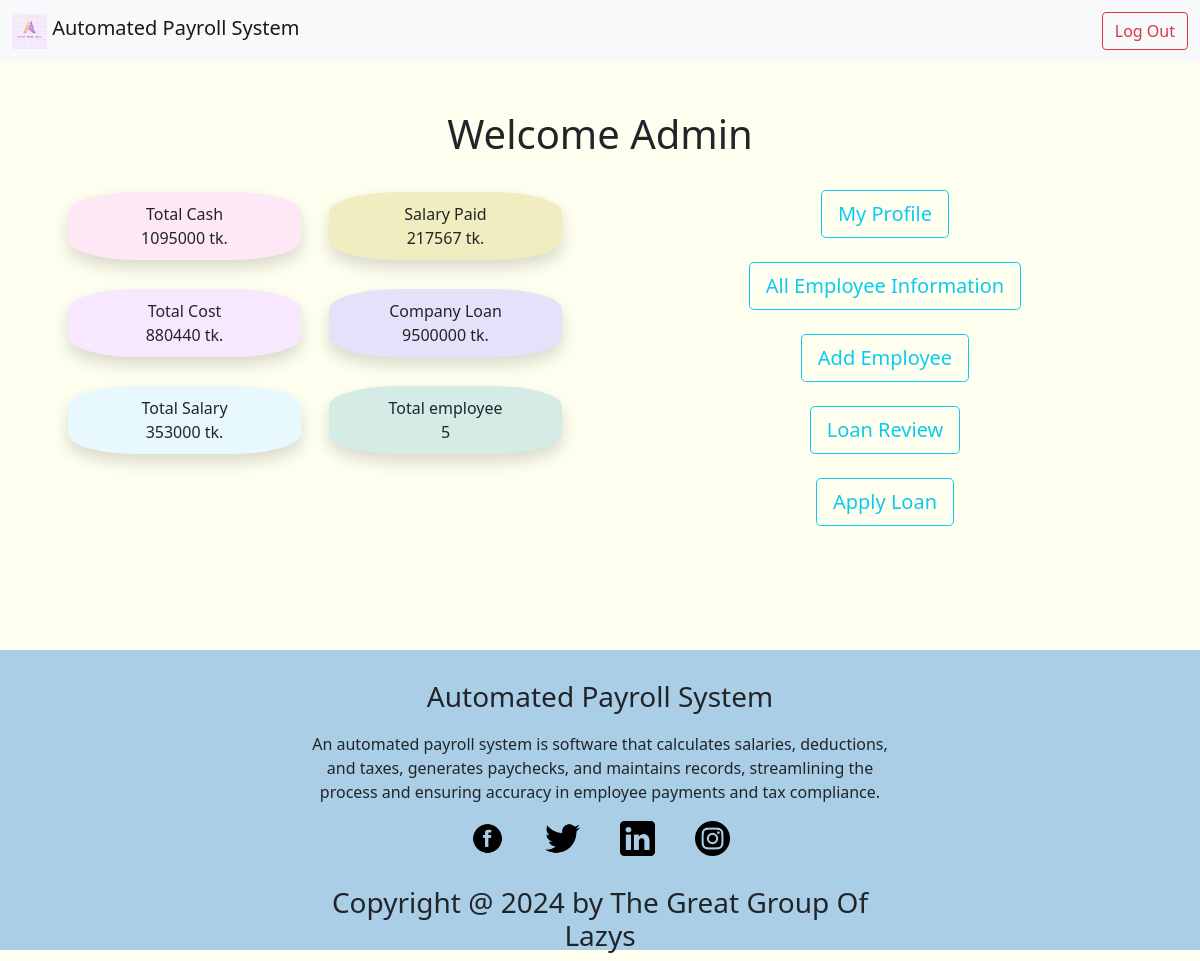
The page /welcome_admin.php (signed in) on the database as committed earlier.
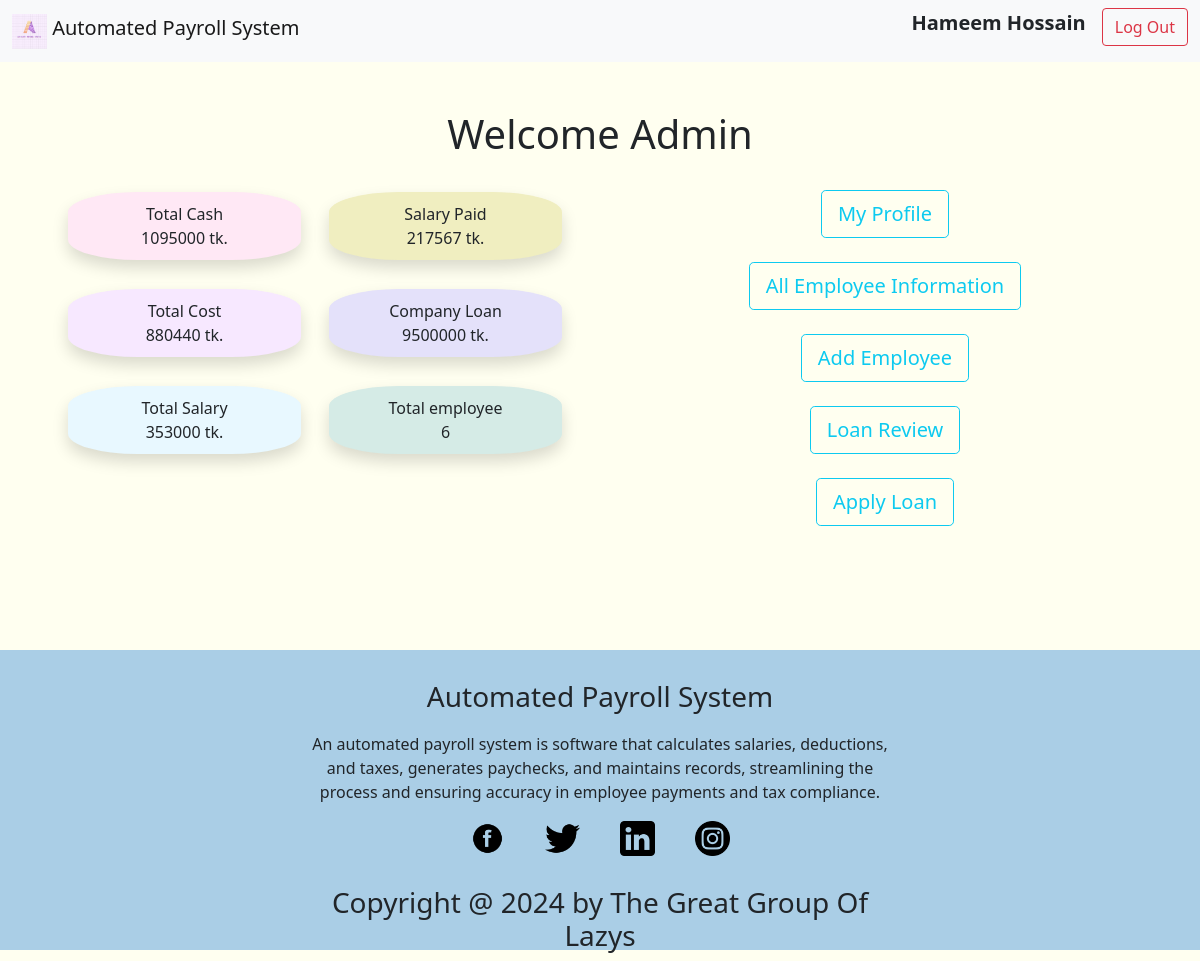
The same page on the database as committed later.
### tables this page shows
CREATE TABLE `emp_info` (
  `emp_id` int(11) NOT NULL,
  `email` varchar(255) NOT NULL,
  `password` varchar(12) NOT NULL,
  `name` varchar(255) NOT NULL,
  `designation` varchar(255) NOT NULL,
  `joining_date` date DEFAULT NULL,
  `address` varchar(255) NOT NULL,
  `mobile` varchar(15) NOT NULL
);

### welcome_admin.php (the view, shortened to what the changed rows need)
<?php
  if (isset($_SESSION['user'])) {
      $user = $_SESSION['user'];
  } else {
      header("Location: login.php");
      exit();
  }
  require_once "config.php";
  $eId=$user['emp_id'];
  $sql = "SELECT * FROM `emp_info` WHERE emp_id='$eId' ";
    $result = $conn->query($sql);
    $row = $result->fetch_assoc() ;
?>
<!DOCTYPE html>
<html lang="en">
<head>
  <link href="https://cdn.jsdelivr.net/npm/bootstrap@5.0.2/dist/css/bootstrap.min.css" rel="stylesheet">
  <link rel="stylesheet" href="./css/navbar_footer_style.css">
</head>
<body style="background-color:#ffed;">
<nav class="navbar navbar-light bg-light">
  <div class="container-fluid">
    <div class="d-flex">
      <?php
        echo '<p class="fw-bold fs-5 me-3">' . $row['name'] . '</p>';
      ?>
      <a href="logout.php" class="text-decoration-none" onclick="return confirm('Are you sure you want to log out?')"> <button class="btn btn-outline-danger" type="button">Log Out</button></a>
   </div>
  </div>
</nav>
  <div class="container text-center pt-5">
    <h1 style="font-style: initial;">Welcome Admin</h1>
    <br>
    <div class="row">
      <div class="col-6">
    <div class="container-fluid">
    <div class="row">
            <div class="col-6">
              <br>
                <br>
              <div class="row-sm-4 shadow" style="background-color: #d5ebe6;padding: 10px;margin: 1%;border-radius: 30%;">Total employee
              <?php
                              $sql3="SELECT count(emp_id) as total_emp FROM `emp_info`;";
                              $result3 = $conn->query($sql3);
                              $row3 = $result3->fetch_assoc() ;
               echo "<div>".$row3['total_emp']. "</div>"; ?>
              </div>
                </div>
    </div>
    </div>
        <br>
      </div>
  <br></div>
  </div>
</body>
</html>

Rows that differ between the two databases and show on the page:
added emp_info: name "Hameem Hossain"
Other text that changed with them:
$row3['total_emp']: "5" → "6"
